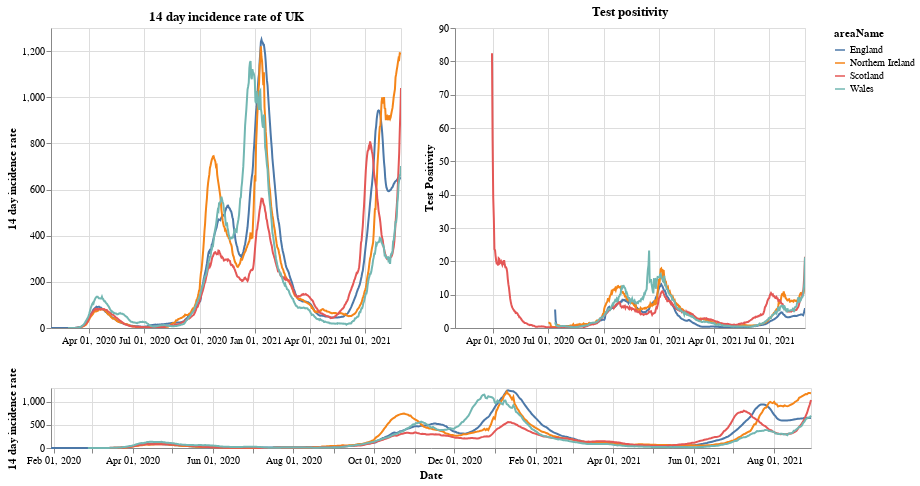

Source (notebook cell):
### Markdown cell above
# Plots

First a plot with each country in the UK. The top right shows the positivity rate for (which is the percentage of registered tests which were positive) while the top left is the 14 day incidence rate. The bottom chart can be used to select the timeframe (does not work on a mobile device).

### Code cell
#collapse
brush = alt.selection(type='interval', name='DateBrush',encodings=['x'],fields=['Time'])
leg_selection = alt.selection_multi(fields=['areaName'], bind='legend')

base = alt.Chart(uk_cases).mark_line().encode(
    x=alt.X("yearmonthdate(date):T", axis=alt.Axis(title='Date')),
    y=alt.Y("twoWeeklyCasesRate:Q", axis=alt.Axis(title='14 day incidence rate')),
    tooltip=['areaName', 'date','twoWeeklyCasesRate', 'testPositivity'],
    color='areaName',
    opacity=alt.condition(leg_selection, alt.value(2), alt.value(0.1))
).add_selection(leg_selection).properties(width=350)

upper = base.encode(alt.X('yearmonthdate(date):T', axis=alt.Axis(title=''),
                         scale=alt.Scale(domain=brush))
                   ).properties(title=f'14 day incidence rate of UK')
upper_right = upper.encode(alt.Y('testPositivity:Q', axis=alt.Axis(title='Test Positivity'))).properties(title='Test positivity')
lower = base.properties(height=60, width = 760).add_selection(brush)

(upper | upper_right) & lower

### Figure 1 — Vega-Lite specification as saved in the notebook (floating-point values rounded to 4 significant figures; data arrays with more than 128 entries replaced by an {"elided": "..."} marker saying what was removed)
{"config": {"view": {"continuousWidth": 400, "continuousHeight": 300}}, "vconcat": [{"hconcat": [{"mark": "line", "encoding": {"color": {"type": "nominal", "field": "areaName"}, "opacity": {"condition": {"value": 2, "selection": "selector001"}, "value": 0.1}, "tooltip": [{"type": "nominal", "field": "areaName"}, {"type": "temporal", "field": "date"}, {"type": "quantitative", "field": "twoWeeklyCasesRate"}, {"type": "quantitative", "field": "testPositivity"}], "x": {"type": "temporal", "axis": {"title": ""}, "field": "date", "scale": {"domain": {"selection": "DateBrush"}}, "timeUnit": "yearmonthdate"}, "y": {"type": "quantitative", "axis": {"title": "14 day incidence rate"}, "field": "twoWeeklyCasesRate"}}, "selection": {"selector001": {"type": "multi", "fields": ["areaName"], "bind": "legend"}}, "title": "14 day incidence rate of UK", "width": 350}, {"mark": "line", "encoding": {"color": {"type": "nominal", "field": "areaName"}, "opacity": {"condition": {"value": 2, "selection": "selector001"}, "value": 0.1}, "tooltip": [{"type": "nominal", "field": "areaName"}, {"type": "temporal", "field": "date"}, {"type": "quantitative", "field": "twoWeeklyCasesRate"}, {"type": "quantitative", "field": "testPositivity"}], "x": {"type": "temporal", "axis": {"title": ""}, "field": "date", "scale": {"domain": {"selection": "DateBrush"}}, "timeUnit": "yearmonthdate"}, "y": {"type": "quantitative", "axis": {"title": "Test Positivity"}, "field": "testPositivity"}}, "selection": {"selector001": {"type": "multi", "fields": ["areaName"], "bind": "legend"}}, "title": "Test positivity", "width": 350}]}, {"mark": "line", "encoding": {"color": {"type": "nominal", "field": "areaName"}, "opacity": {"condition": {"value": 2, "selection": "selector001"}, "value": 0.1}, "tooltip": [{"type": "nominal", "field": "areaName"}, {"type": "temporal", "field": "date"}, {"type": "quantitative", "field": "twoWeeklyCasesRate"}, {"type": "quantitative", "field": "testPositivity"}], "x": {"type": "temporal", "axis": {"title": "Date"}, "field": "date", "timeUnit": "yearmonthdate"}, "y": {"type": "quantitative", "axis": {"title": "14 day incidence rate"}, "field": "twoWeeklyCasesRate"}}, "height": 60, "selection": {"selector001": {"type": "multi", "fields": ["areaName"], "bind": "legend"}, "DateBrush": {"type": "interval", "encodings": ["x"], "fields": ["Time"]}}, "width": 760}], "data": {"name": "data-2229db2ed5c9df1bea75c853287af7aa"}, "$schema": "https://vega.github.io/schema/vega-lite/v4.8.1.json", "datasets": {"data-2229db2ed5c9df1bea75c853287af7aa": {"elided": "2220 records"}}}
